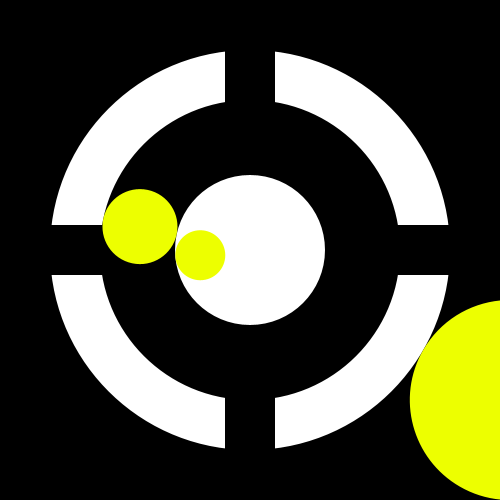
Frame 1 (no input)
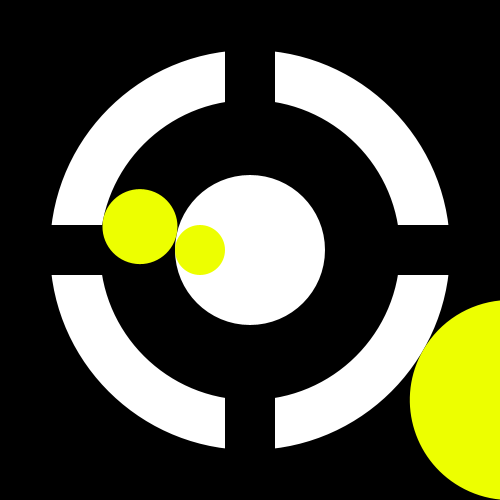
Frame 60 (the mouse pressed at the canvas centre just before this capture)
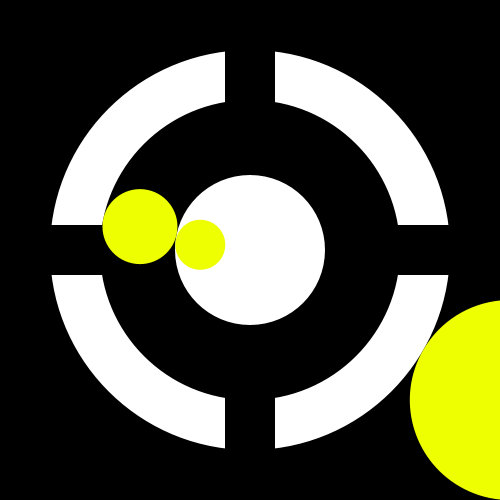
Frame 120 (the mouse held since frame 60 and released just before this capture)

The Processing sketch that drew these frames (run headless with seeded random() and noise(); from frame 60 on, the mouse is pressed at the canvas centre):

// Processing sketch: processing_120333
// ── processing_120333.pde

void setup(){

size(500,500);


}
void draw(){
background(0);

noStroke();
pushMatrix();
fill(#ffffff);
ellipse(250,250,400,400);
fill(0);
ellipse(250,250,300,300);
fill(#ffffff);
ellipse(250,250,150,150);



fill(#ffffff);
ellipse(250,250,20,20);

fill(0);
rect(225,50,50,60);
rect(50,225,60,50);
rect(390,225,60,50);
rect(225,390,50,60);
popMatrix();

  translate (width/2, height/2);
  
  float sek = map(second(), 0, 60, 0, 360);
  float min = map(minute(), 0, 60, 0, 360);
  float std = map(hour(), 0, 12, 0, 360);
  
  pushMatrix();
  fill (#EDFF00);
  rotate (radians(std));
  translate (0, -300);
  ellipse (0, 0, 200, 200);
  popMatrix();
  //Stunde 
  
  pushMatrix();
  fill (#EDFF00);
  rotate (radians(min));
  translate (0, -112.5);
  ellipse (0, 0, 75, 75);
  popMatrix();
  //Minute
  
  pushMatrix();
  fill (#EDFF00);
  rotate (radians(sek));
  translate (0, -50);
  ellipse (0, 0, 50, 50);
  popMatrix();
  //Sekunde
  

  
  


 
  
 
  



}
